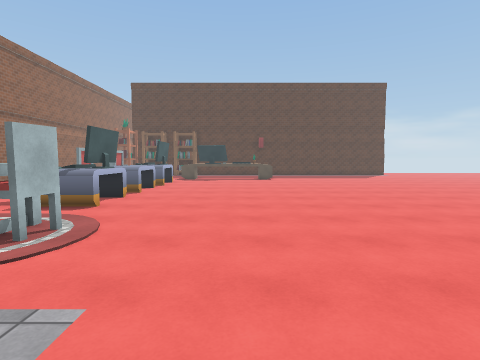
view 1 (above)

20 first-person views from a walk through a scene from a Unity 3-D project. The camera is 1.5 m above the floor, tilts 4° down and sees 80° across. The floor is counted in squares, 1 m on a side. Each view is taken from the middle of a square. On the plan, view 1 faces up. The plan holds only what a view shows up to about 14 squares ahead; the rest is blank. The place goes on beyond the plan. Some surface patterns are stand-ins.

view 2
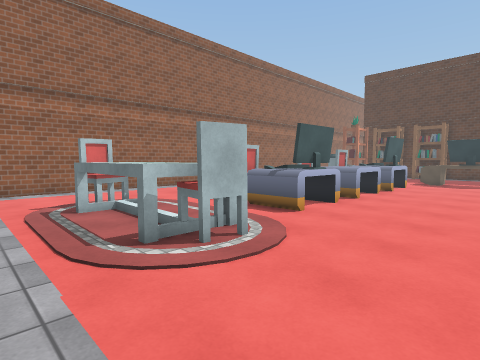

view 3
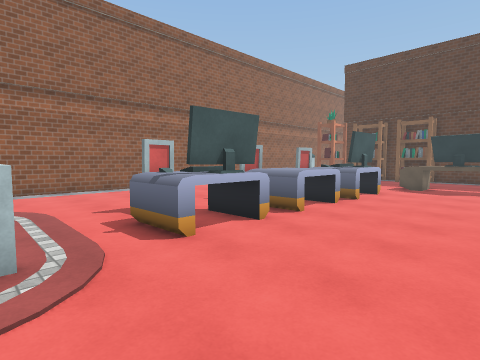

view 4
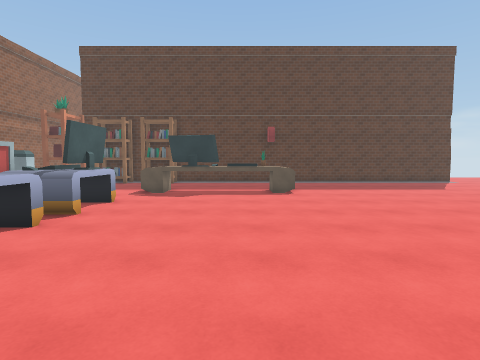

view 5
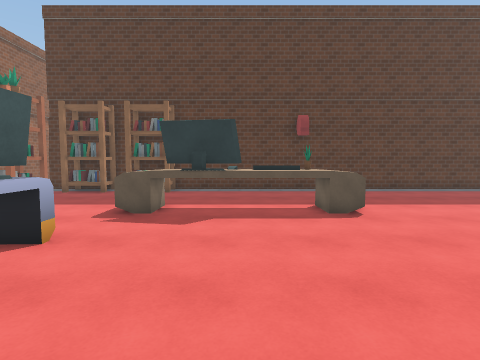

view 6
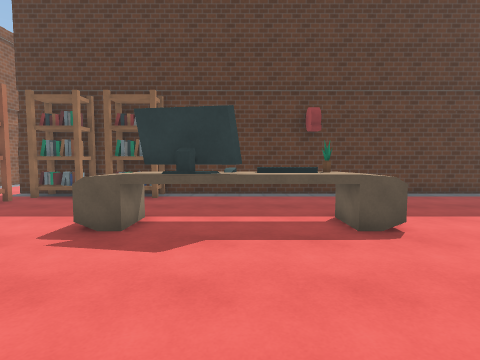

view 7
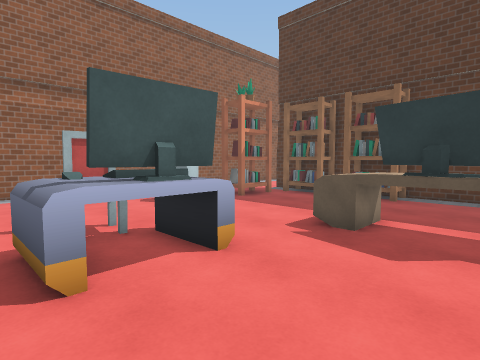

view 8
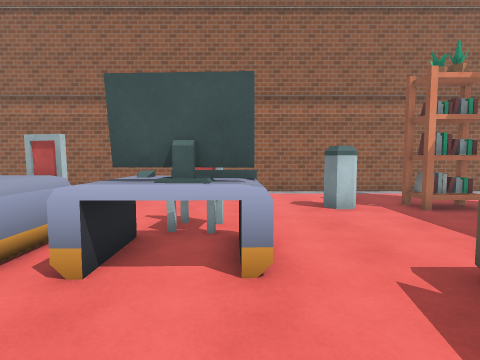

view 9
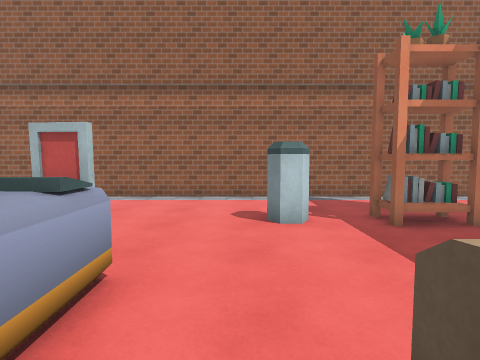

view 10
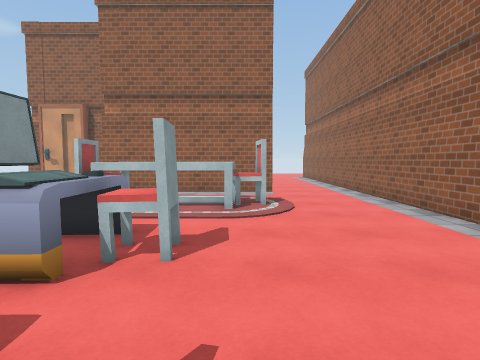

view 11
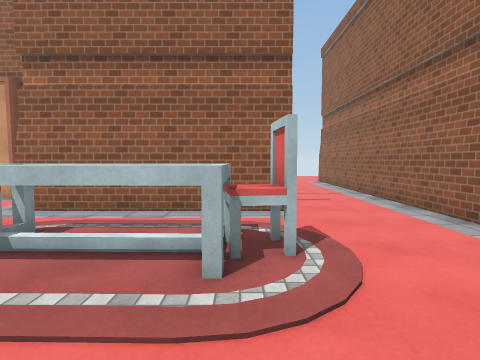

view 12
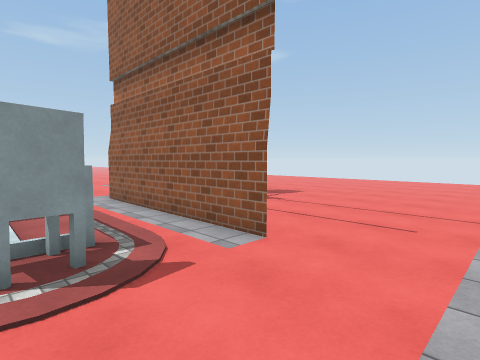

view 13
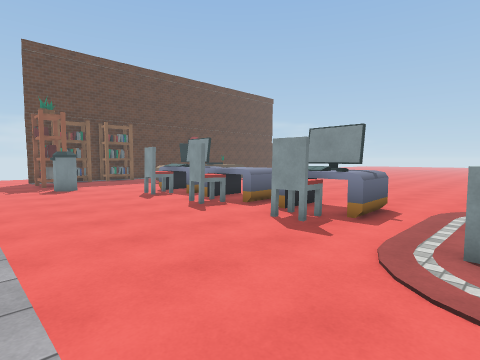

view 14
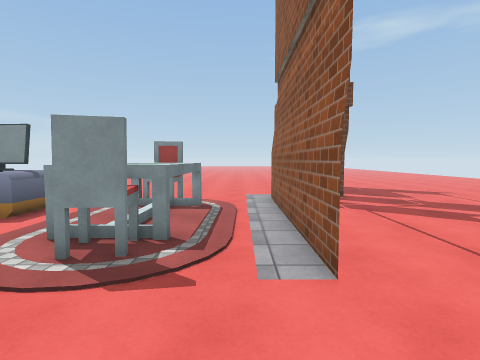

view 15
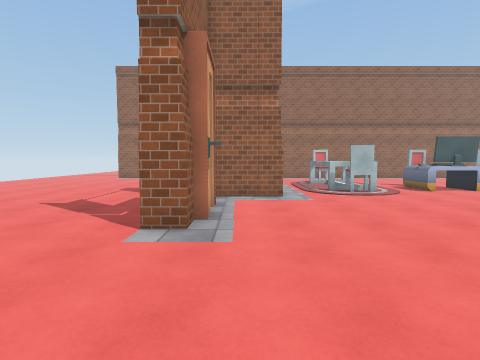

view 16
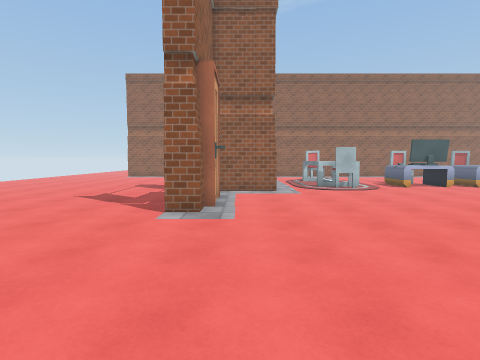

view 17
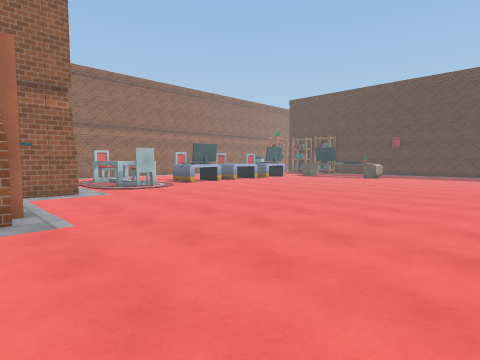

view 18
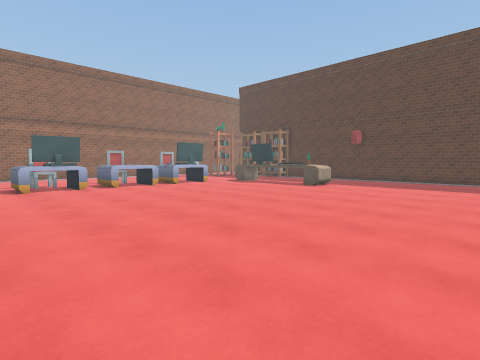

view 19
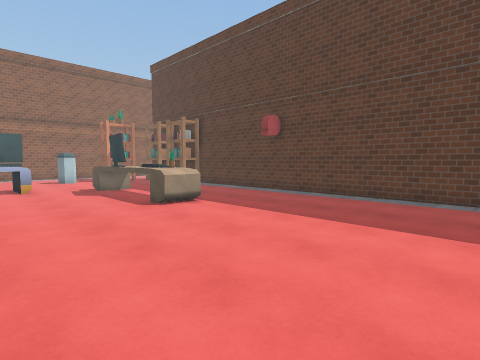

view 20
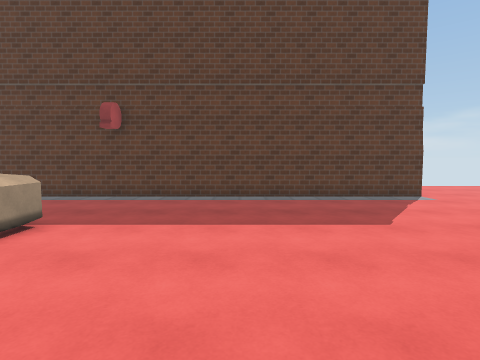

### Floor plan
Points are (right, up) in squares from view 1. A wall is a line through its corners. A room is listed if a view was taken in it or the views show most of it. See-through windows are left out.
Room 1 (views 1, 2, 3, 4, 5, 6, 7, 8, 9, 10, 11, 12, 13, 14, 15, 16, 17, 18, 19, 20)
walls: (-0.5, -0.8) (0.1, -0.8); (0.8, -0.8) (2, -0.8); (2, -1.1) (2.9, -1.1) (2.9, -2.2); (-10.6, 1.8) (-2.5, 1.8) (-2.5, -1); (-6.2, 28.5) (-9.1, 28.5); (-9.4, 28.5) (-10.8, 28.5); (11.5, 28.5) (-6.1, 28.5); (-14.5, 30.4) (-14.5, -4)
objects: bin (-11, 22) to (-10, 23); bookshelf (-11, 25) to (-10, 26); rug (-10, 4) to (-4, 6); bookshelf (-9, 27) to (-7, 28); other object (-8, 9) to (-5, 12); other object (-8, 13) to (-5, 16); other object (-8, 17) to (-5, 19); bookshelf (-6, 27) to (-4, 28); other object (-4, 22) to (2, 23); plant (1, 23)

Where each view was taken, in squares from view 1:
view 1: 0 up, 0 right, facing up
view 2: 2 up, 0 right, facing up-left
view 3: 6 up, 0 right, facing up-left
view 4: 9 up, 0 right, facing up
view 5: 14 up, 1 left, facing up
view 6: 16 up, 1 left, facing up
view 7: 16 up, 1 left, facing up-left
view 8: 19 up, 1 left, facing left
view 9: 21 up, 3 left, facing left
view 10: 15 up, 9 left, facing down
view 11: 10 up, 9 left, facing down
view 12: 6 up, 14 left, facing down-right
view 13: 6 up, 14 left, facing up-right
view 14: 3 up, 14 left, facing right
view 15: 0 up, 9 right, facing left
view 16: 0 up, 11 right, facing left
view 17: 2 down, 11 right, facing up-left
view 18: 7 up, 11 right, facing up-left
view 19: 17 up, 11 right, facing up-left
view 20: 17 up, 7 right, facing up
